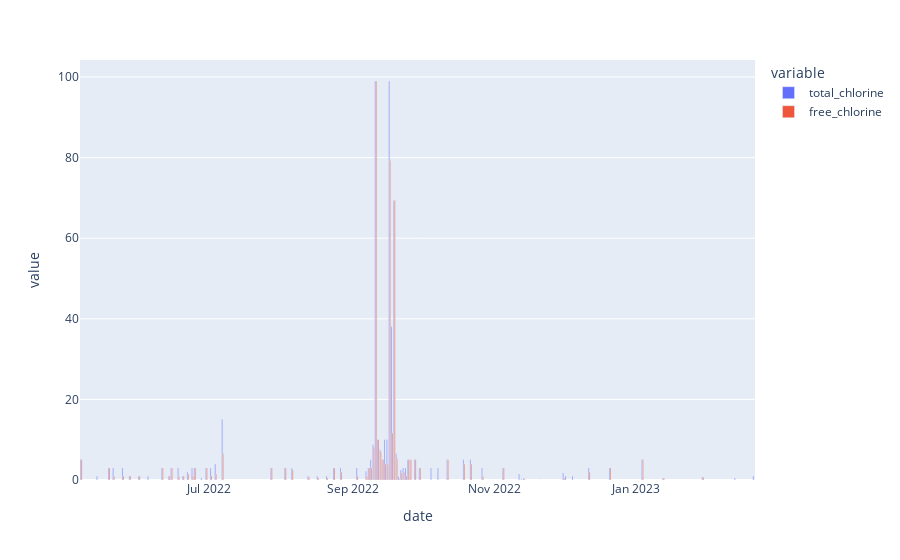

This figure's notebook cell:
### Markdown cell above
Chlorine visualization

### Code cell
fig = px.bar(
    readings.groupby('date', as_index=False).mean(),
    x = 'date',
    y = ['total_chlorine', 'free_chlorine'],
    barmode = 'group'
)

fig.show()
